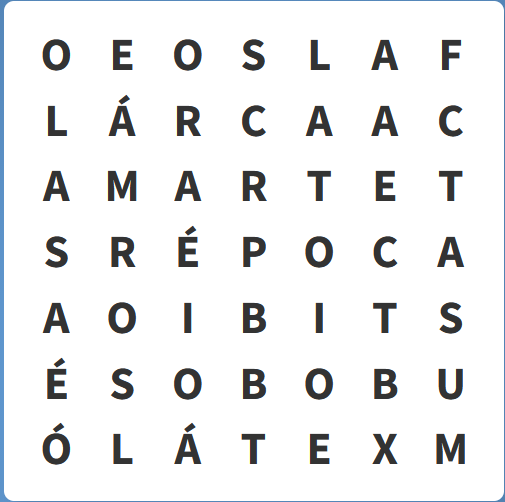
#> input picture sopa.png, 505 x 502 px
$ python pcv2.py
#> lines starting #> are read from the running program, lines starting #| are printed output that depends on the picture; after the words box and inside, x2 and y2 are one past the last pixel; in counts of white or black regions, pixels touching at a corner belong together
import cv2
import pytesseract

img = cv2.imread("sopa.png")
#> img is the input picture: shape (502, 505, 3); mean B, G, R 237.8, 237.1, 236.3

if img is None:
  print("No se cargó la imagen")
  exit()

print("Imagen cargada ")
print(img.shape)
#| (502, 505, 3)

rows = 7
cols = 7

h, w, _ = img.shape
#> h = 502; w = 505

cell_h = h // rows
#> cell_h = 71
cell_w = w // cols
#> cell_w = 72


print(cell_h, cell_w)
#| 71 72

for r in range(rows):
  for c in range(cols):
      x1 = c * cell_w
      y1 = r * cell_h
      x2 = x1 + cell_w
      y2 = y1 + cell_h

      cv2.rectangle(img, (x1, y1), (x2, y2), (0, 255, 0), 1)
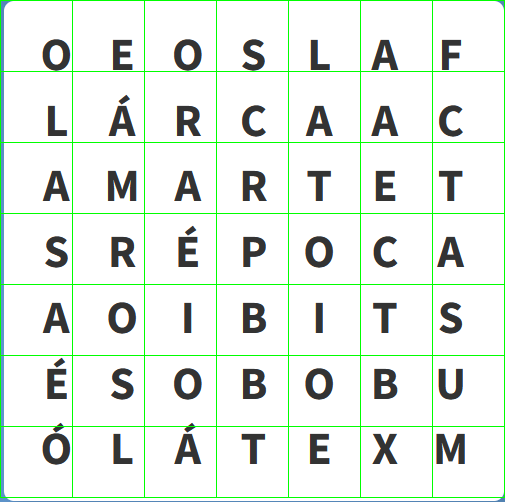
#> img: shape (502, 505, 3); 3.14% of pixels changed, all inside (x1, y1, x2, y2) = (0, 0, 505, 498)

fila = 0     #fila -> eje Y
columna = 6  #columna -> eje X

x1 = columna * cell_w
#> x1 = 432
y1 = fila * cell_h
#> y1 = 0

x2 = x1 + cell_w
#> x2 = 504
y2 = y1 + cell_h
#> y2 = 71

cv2.rectangle(img, (x1, y1), (x2, y2), (0, 0, 255), 3)
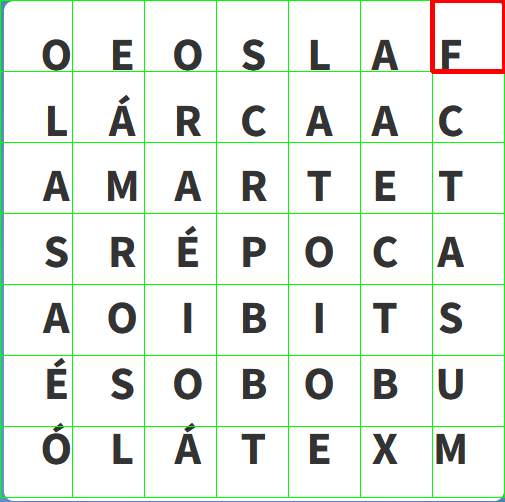
#> img: shape (502, 505, 3); 0.44% of pixels changed, all inside (x1, y1, x2, y2) = (430, 0, 505, 74)

pad_top = 5
pad_bottom = 2
pad_left = 5
pad_right = 5

celda = img[
    y1 + pad_top : y2 - pad_bottom,
    x1 + pad_left : x2 - pad_right
]
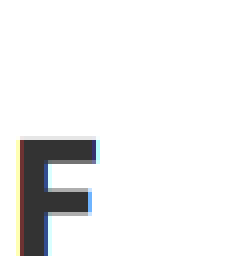
#> celda: shape (64, 62, 3) (shown 4 times larger); mean B, G, R 237.9, 238, 237.9


gray = cv2.cvtColor(celda, cv2.COLOR_BGR2GRAY)
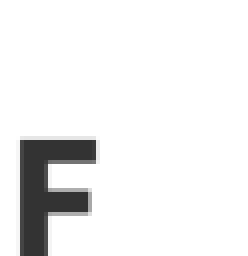
#> gray: shape (64, 62) (shown 4 times larger); min 51, max 255, mean 237.9
_, thresh = cv2.threshold(gray, 150, 255, cv2.THRESH_BINARY)
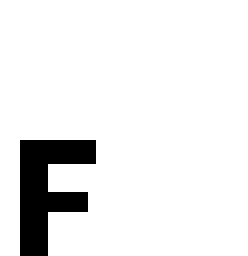
#> thresh: shape (64, 62) (shown 4 times larger); 91.8% white; 1 black region, box (x1, y1, x2, y2) and area: (5, 35, 24, 64) 325

#> (the run stopped early here; a loop or call above may not have finished)
